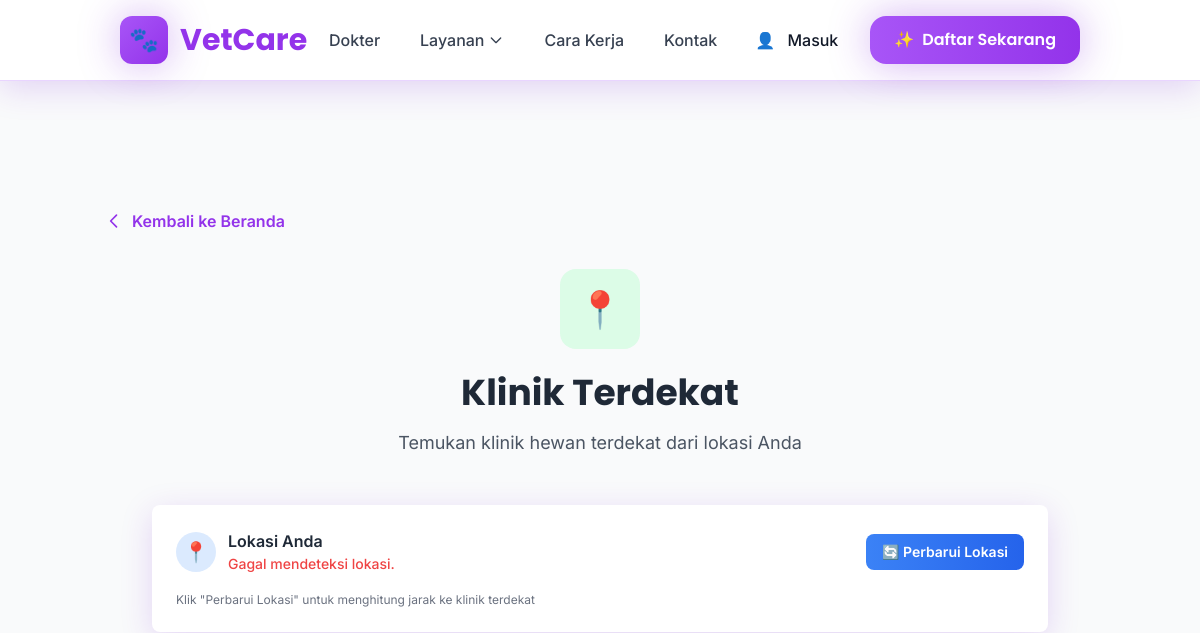
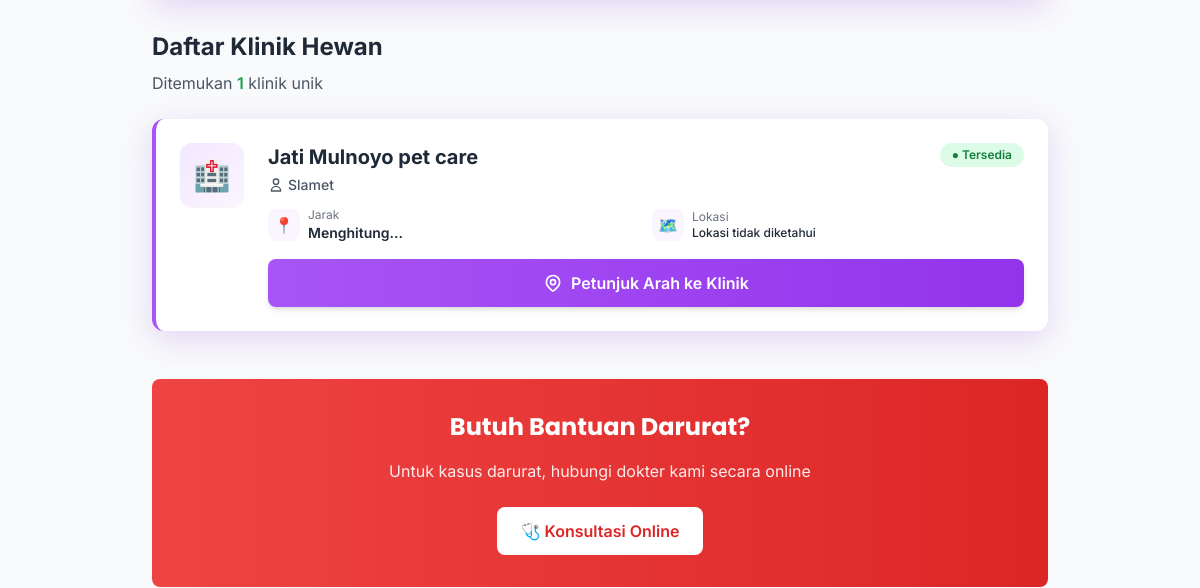
The page /?route=klinik-terdekat (upper part) on the database as committed earlier (2 pictures, top to bottom).
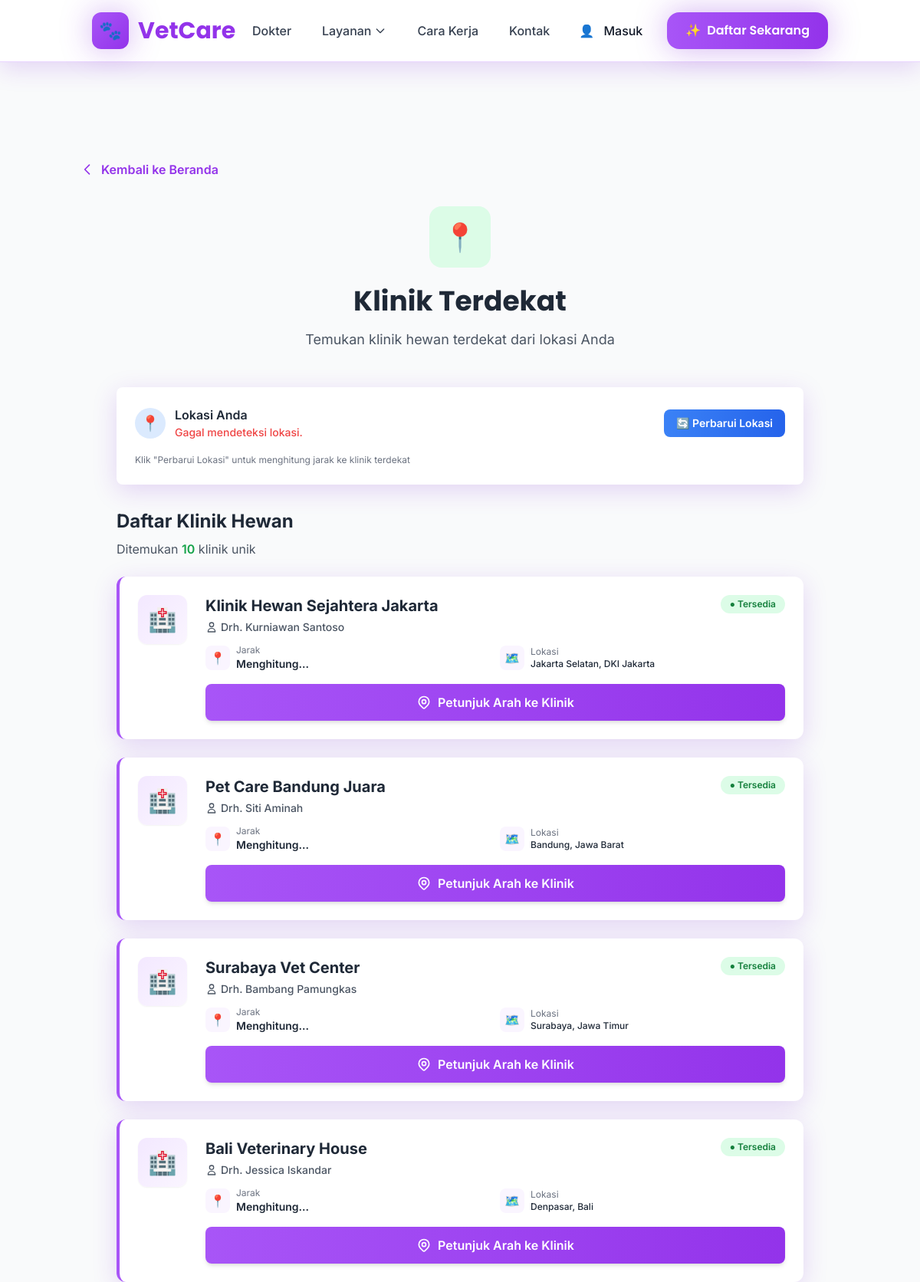
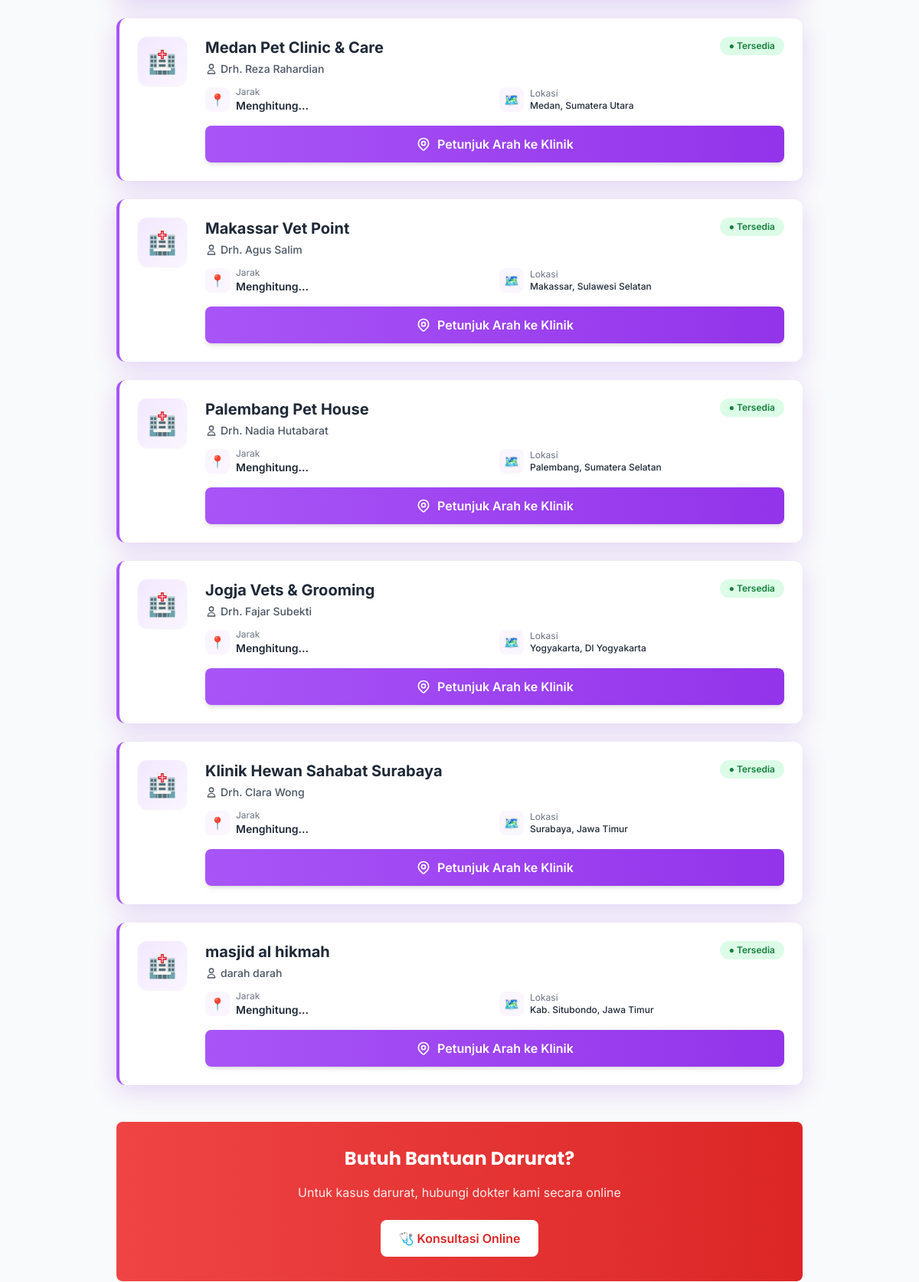
The same page on the database as committed later (2 pictures, top to bottom).
### tables this page shows
CREATE TABLE `m_lokasipraktik` (
  `dokter` int DEFAULT NULL,
  `nama_klinik` varchar(100) DEFAULT NULL,
  `lat` decimal(10,8) NOT NULL DEFAULT (0),
  `long` decimal(11,8) NOT NULL DEFAULT (0)
);

CREATE TABLE `m_dokter` (
  `id_dokter` int NOT NULL,
  `nama_dokter` varchar(70) NOT NULL DEFAULT '0',
  `ttl` date NOT NULL DEFAULT (curdate()),
  `strv` char(21) DEFAULT '0',
  `exp_strv` date DEFAULT (curdate()),
  `sip` varchar(30) DEFAULT '0',
  `exp_sip` date DEFAULT (curdate()),
  `foto` varchar(20) DEFAULT NULL,
  `pengalaman` year NOT NULL,
  `rate` decimal(3,2) NOT NULL DEFAULT '1.00',
  `status` enum('aktif','nonaktif') DEFAULT 'nonaktif',
  `harga` mediumint UNSIGNED DEFAULT NULL,
  `kabupaten` varchar(30) DEFAULT NULL,
  `provinsi` varchar(30) DEFAULT NULL
);

### includes/DAO_dokter.php (called while the page is built, shortened)
<?php
class DAO_dokter
{
    static function allDoktersLocations()
    {
        $conn = Database::getConnection();
        $sql = 'select
                l.*,
                d.nama_dokter,
                d.kabupaten,
                d.provinsi
           from m_lokasipraktik as l
           inner join m_dokter as d on d.id_dokter=l.dokter
           where d.status="aktif"';
        try {
            $stmt = $conn->prepare($sql);
            $stmt->execute();
            $hasil = $stmt->fetchAll(PDO::FETCH_ASSOC);
            return $hasil;
        } catch (PDOException $e) {
            custom_log('[DAO_dokter::allDoktersLocations]: ' . $e->getMessage(), LOG_TYPE::ERROR);
            return false;
        }
    }
}
?>

### pages/klinik-terdekat.php (the view, shortened to what the rows shown need)
<?php
$raw_locations = DAO_dokter::allDoktersLocations();
$locations = [];
foreach ($raw_locations as $loc) {
    $locations[] = $loc;
}
?>
<div class="pt-32 pb-20">
    <div class="container mx-auto px-4">
        <div class="max-w-4xl mx-auto">
            <div class="text-center mb-12">
                <h1 class="text-4xl font-display font-bold text-gray-800 mb-4">
                    Klinik Terdekat
                </h1>
            </div>
            <div class="mb-6">
                <h2 class="text-2xl font-bold text-gray-800 mb-2">
                    Daftar Klinik Hewan
                </h2>
            </div>
            <div id="clinic-list" class="space-y-6">
                <?php if (empty($locations)): ?>
                    <div class="bg-white rounded-lg shadow-card p-12 text-center">
                        <div class="w-20 h-20 bg-gray-100 rounded-full flex items-center justify-center mx-auto mb-4">
                            <span class="text-4xl">🏥</span>
                        </div>
                        <h3 class="text-xl font-bold text-gray-800 mb-2">Belum Ada Klinik Terdaftar di wilayah Anda</h3>
                        <p class="text-gray-600">Saat ini belum ada klinik yang terdaftar dalam sistem.</p>
                    </div>
                <?php else: ?>
                    <?php foreach ($locations as $index => $location): ?>
                        <div class="bg-white rounded-xl shadow-card p-6 hover:shadow-xl transition-all duration-300 clinic-card border-l-4 border-purple-500"
                            data-lat="<?php echo htmlspecialchars($location['lat']); ?>"
                            data-lng="<?php echo htmlspecialchars($location['long']); ?>"
                            data-name="<?php echo htmlspecialchars($location['nama_klinik']); ?>">
                            <div class="flex items-start gap-6">
                                <div class="flex-shrink-0">
                                    <div
                                        class="w-16 h-16 bg-gradient-to-br from-purple-100 to-purple-50 rounded-xl flex items-center justify-center shadow-sm">
                                        <span class="text-3xl">🏥</span>
                                    </div>
                                </div>
                                <div class="flex-grow">
                                    <div class="flex items-start justify-between mb-3">
                                        <div>
                                            <h3 class="text-xl font-bold text-gray-800 mb-1">
                                                <?php echo htmlspecialchars($location['nama_klinik']); ?>
                                            </h3>
                                            <div class="flex items-center gap-2 text-sm text-gray-600">
                                                <span class="flex items-center gap-1">
                                                    <svg class="w-4 h-4" fill="none" stroke="currentColor" viewBox="0 0 24 24">
                                                        <path stroke-linecap="round" stroke-linejoin="round" stroke-width="2"
                                                            d="M16 7a4 4 0 11-8 0 4 4 0 018 0zM12 14a7 7 0 00-7 7h14a7 7 0 00-7-7z">
                                                        </path>
                                                    </svg>
                                                    <span
                                                        class="font-medium"><?php echo htmlspecialchars($location['nama_dokter']); ?></span>
                                                </span>
                                            </div>
                                        </div>
                                        <span
                                            class="inline-block bg-green-100 text-green-700 px-3 py-1 rounded-full text-xs font-semibold">
                                            ● Tersedia
                                        </span>
                                    </div>
                                    <div class="grid grid-cols-1 md:grid-cols-2 gap-3 mb-4">
                                        <div class="flex items-center gap-2 text-sm">
                                            <div class="w-8 h-8 bg-purple-50 rounded-lg flex items-center justify-center">
                                                <span class="text-base">📍</span>
                                            </div>
                                            <div>
                                                <p class="text-xs text-gray-500">Jarak</p>
                                                <p class="font-semibold text-gray-800 distance-text"
                                                    data-index="<?php echo $index; ?>">Menghitung...</p>
                                            </div>
                                        </div>
                                        <div class="flex items-center gap-2 text-sm">
                                            <div class="w-8 h-8 bg-purple-50 rounded-lg flex items-center justify-center">
                                                <span class="text-base">🗺️</span>
                                            </div>
                                            <div>
                                                <p class="text-xs text-gray-500">Lokasi</p>
                                                <p class="font-medium text-xs text-gray-800 leading-tight">
                                                    <?php
                                                    $alamat = array_filter([$location['kabupaten'], $location['provinsi']]);
                                                    echo $alamat ? htmlspecialchars(implode(', ', $alamat)) : 'Lokasi tidak diketahui';
                                                    ?>
                                                </p>
                                            </div>
                                        </div>
                                    </div>
                                    <button
                                        onclick="openGoogleMaps(<?php echo $location['lat']; ?>, <?php echo $location['long']; ?>)"
                                        class="w-full bg-gradient-to-r from-purple-500 to-purple-600 text-white px-6 py-3 rounded-lg font-semibold hover:from-purple-600 hover:to-purple-700 transition-all duration-300 shadow-md hover:shadow-lg flex items-center justify-center gap-2">
                                        <span>Petunjuk Arah ke Klinik</span>
                                    </button>
                                </div>
                            </div>
                        </div>
                    <?php endforeach; ?>
                <?php endif; ?>
            </div>
        </div>
    </div>
</div>

Rows that differ between the two databases and show on the page:
removed m_lokasipraktik: nama_klinik "Jati Mulnoyo pet care", dokter.nama_dokter "Slamet", shows "Lokasi tidak diketahui"
added m_lokasipraktik: nama_klinik "Klinik Hewan Sejahtera Jakarta", dokter.nama_dokter "Drh. Kurniawan Santoso", dokter.provinsi "Jakarta Selatan, DKI Jakarta"
added m_lokasipraktik: nama_klinik "Pet Care Bandung Juara", dokter.nama_dokter "Drh. Siti Aminah", dokter.provinsi "Bandung, Jawa Barat"
added m_lokasipraktik: nama_klinik "Surabaya Vet Center", dokter.nama_dokter "Drh. Bambang Pamungkas", dokter.provinsi "Surabaya, Jawa Timur"
added m_lokasipraktik: nama_klinik "Bali Veterinary House", dokter.nama_dokter "Drh. Jessica Iskandar", dokter.provinsi "Denpasar, Bali"
added m_lokasipraktik: nama_klinik "Medan Pet Clinic & Care", dokter.nama_dokter "Drh. Reza Rahardian", dokter.provinsi "Medan, Sumatera Utara"
added m_lokasipraktik: nama_klinik "Makassar Vet Point", dokter.nama_dokter "Drh. Agus Salim", dokter.provinsi "Makassar, Sulawesi Selatan"
added m_lokasipraktik: nama_klinik "Palembang Pet House", dokter.nama_dokter "Drh. Nadia Hutabarat", dokter.provinsi "Palembang, Sumatera Selatan"
added m_lokasipraktik: nama_klinik "Jogja Vets & Grooming", dokter.nama_dokter "Drh. Fajar Subekti", dokter.provinsi "Yogyakarta, DI Yogyakarta"
added m_lokasipraktik: nama_klinik "Klinik Hewan Sahabat Surabaya", dokter.nama_dokter "Drh. Clara Wong", dokter.provinsi "Surabaya, Jawa Timur"
added m_lokasipraktik: nama_klinik "masjid al hikmah", dokter.nama_dokter "darah darah", dokter.provinsi "Kab. Situbondo, Jawa Timur"
Other text that changed with them:
count($locations): "1" → "10"
